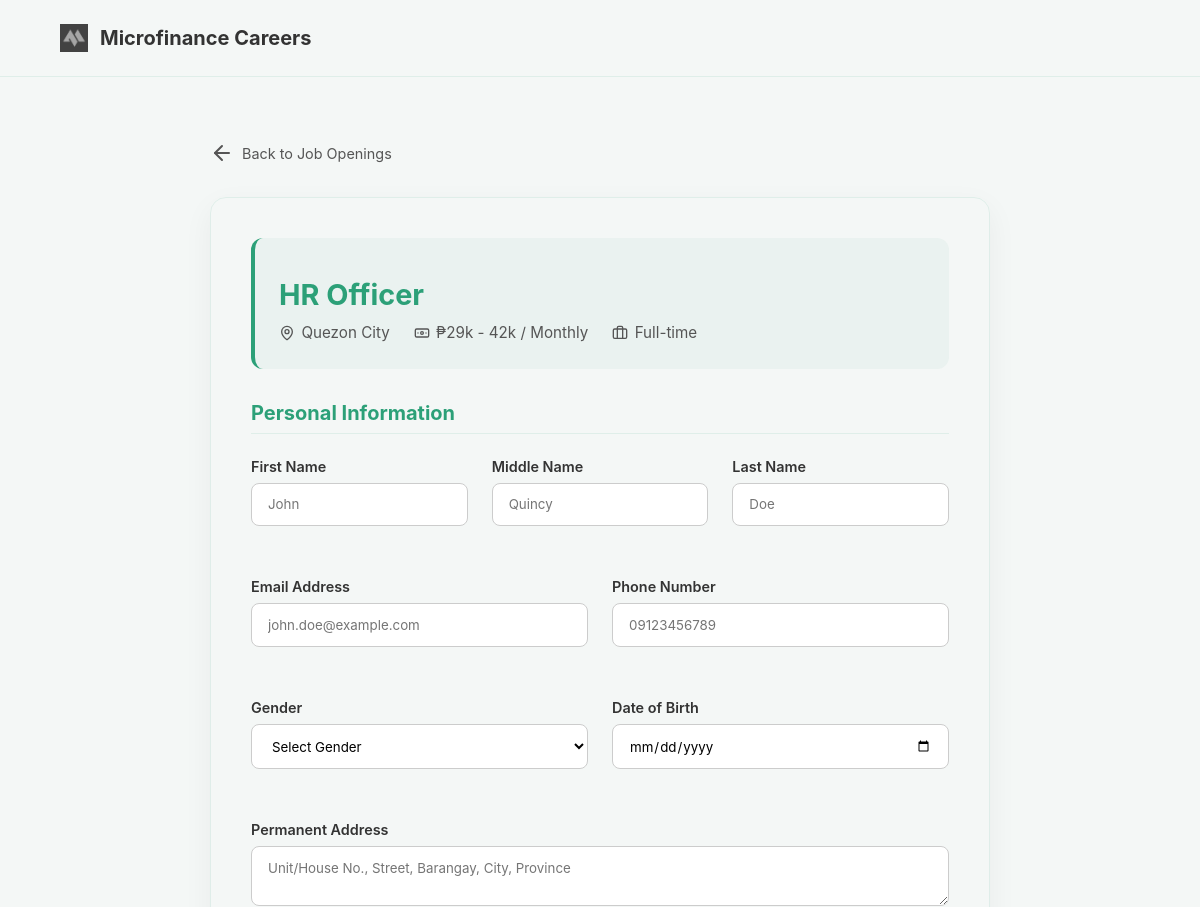
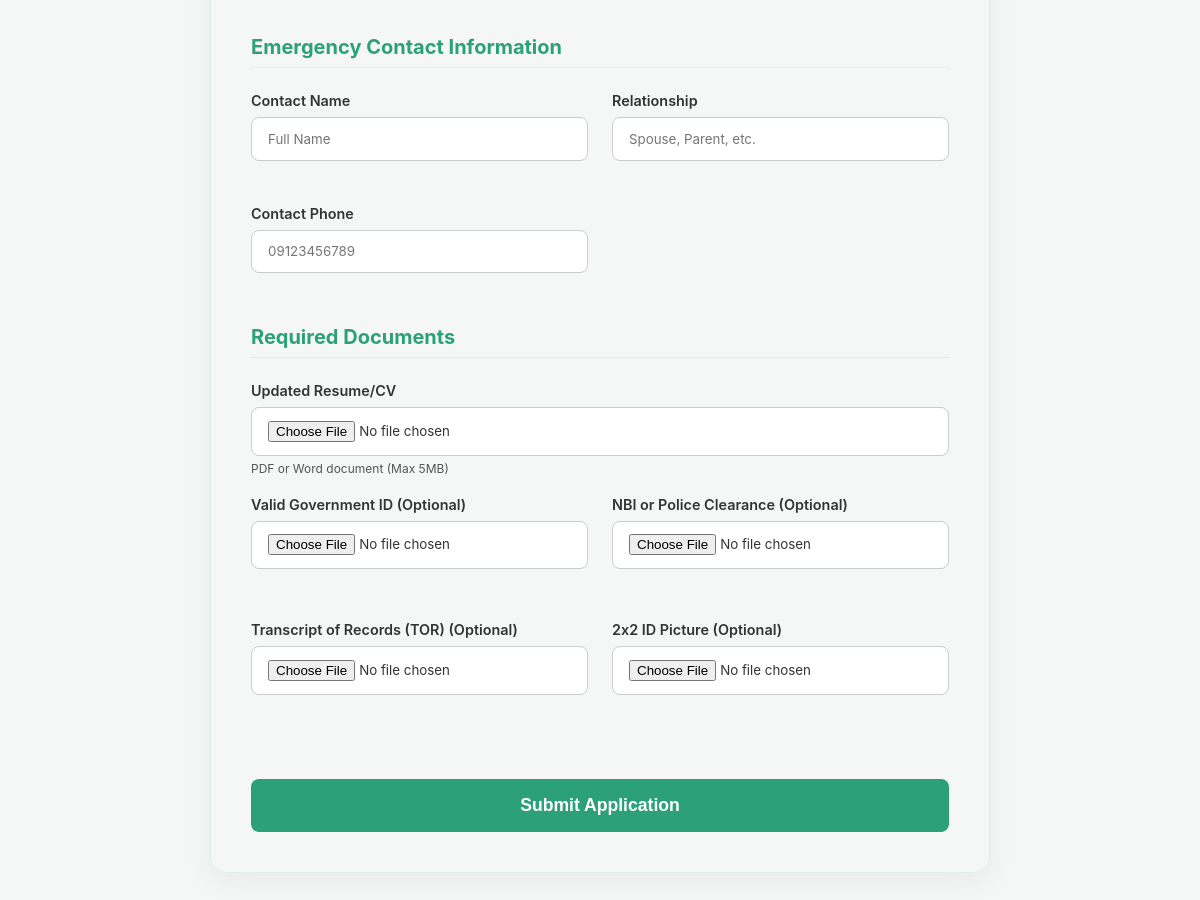
The app's page /apply.php?id=3 with its own data (2 pictures, top to bottom).
### tables this page shows
CREATE TABLE `job_postings` (
  `PostID` int(11) NOT NULL,
  `RequisitionID` int(11) NOT NULL,
  `Title` varchar(255) NOT NULL,
  `Department` varchar(100) DEFAULT NULL,
  `Location` varchar(100) DEFAULT 'Metro Manila',
  `JobType` enum('Full-time','Part-time','Contract','Temporary') DEFAULT 'Full-time',
  `SalaryType` varchar(50) DEFAULT NULL,
  `SalaryRange` varchar(100) DEFAULT NULL,
  `Category` enum('Technology','Design','Marketing','Human Resources','Finance','Operations') DEFAULT 'Operations',
  `Description` text DEFAULT NULL,
  `Responsibilities` text DEFAULT NULL,
  `Requirements` text DEFAULT NULL,
  `Status` enum('Live','Closed','Archived') DEFAULT 'Live',
  `CreatedAt` timestamp NOT NULL DEFAULT current_timestamp()
);

### apply.php (the view, shortened to what this page needs)
<?php
require_once 'config/config.php';
$postId = $_GET['id'] ?? null;
$stmt = $conn->prepare("SELECT * FROM job_postings WHERE PostID = ? AND Status = 'Live'");
$stmt->bind_param("i", $postId);
$stmt->execute();
$job = $stmt->get_result()->fetch_assoc();
?>
<!DOCTYPE html>
<html lang="en">
<head>
    <link rel="stylesheet" href="css/landing.css">
    <link rel="stylesheet" href="css/apply.css">
</head>
<body>
    <header style="padding: 1.5rem 5%; display: flex; justify-content: space-between; align-items: center; background: var(--surface); border-bottom: 1px solid var(--card-border);">
        <a href="jobposting.php" class="logo" style="text-decoration: none; display: flex; align-items: center; gap: 0.75rem; font-weight: 700; font-size: 1.25rem; color: var(--text-color-right-light);">
            <img src="img/logo.png" alt="Logo" style="width: 28px; height: 28px;">
            Microfinance Careers
        </a>
    </header>
    <main class="apply-container">
        <a href="jobposting.php" class="btn-back">
            <i data-lucide="arrow-left"></i> Back to Job Openings
        </a>
        <div class="apply-card">
            <div class="job-summary">
                <h1 style="font-size: 1.8rem; color: var(--brand-green); margin-bottom: 0.5rem;"><?php echo htmlspecialchars($job['Title']); ?></h1>
                <div style="display: flex; flex-wrap: wrap; gap: 1.5rem; color: var(--label-text-light); font-size: 0.95rem;">
                    <span style="display: flex; align-items: center; gap: 0.4rem;"><i data-lucide="map-pin" style="width: 16px;"></i> <?php echo htmlspecialchars($job['Location']); ?></span>
                    <span style="display: flex; align-items: center; gap: 0.4rem;"><i data-lucide="banknote" style="width: 16px;"></i> <?php echo htmlspecialchars($job['SalaryRange']); ?> / <?php echo htmlspecialchars($job['SalaryType']); ?></span>
                    <span style="display: flex; align-items: center; gap: 0.4rem;"><i data-lucide="briefcase" style="width: 16px;"></i> <?php echo htmlspecialchars($job['JobType']); ?></span>
                </div>
            </div>
            <form id="applyForm" enctype="multipart/form-data">
                <h3 class="form-section-title">Personal Information</h3>
                <div class="form-grid" style="grid-template-columns: 1fr 1fr 1fr;">
                    <div class="form-group">
                        <label>First Name</label>
                        <input type="text" name="first_name" required placeholder="John">
                    </div>
                    <div class="form-group">
                        <label>Middle Name</label>
                        <input type="text" name="middle_name" placeholder="Quincy">
                    </div>
                    <div class="form-group">
                        <label>Last Name</label>
                        <input type="text" name="last_name" required placeholder="Doe">
                    </div>
                </div>
                <div class="form-grid">
                    <div class="form-group">
                        <label>Email Address</label>
                        <input type="email" name="email" required placeholder="john.doe@example.com">
                    </div>
                    <div class="form-group">
                        <label>Phone Number</label>
                        <input type="tel" name="phone" required placeholder="09123456789">
                    </div>
                </div>
                <div class="form-grid">
                    <div class="form-group">
                        <label>Gender</label>
                        <select name="gender" required>
                            <option value="">Select Gender</option>
                        </select>
                    </div>
                    <div class="form-group">
                        <label>Date of Birth</label>
                        <input type="date" name="dob" required>
                    </div>
                </div>
                <div class="form-group">
                    <label>Permanent Address</label>
                    <textarea name="address" required rows="2" placeholder="Unit/House No., Street, Barangay, City, Province"></textarea>
                </div>
                <h3 class="form-section-title">Emergency Contact Information</h3>
                <div class="form-grid">
                    <div class="form-group">
                        <label>Contact Name</label>
                        <input type="text" name="emergency_name" required placeholder="Full Name">
                    </div>
                    <div class="form-group">
                        <label>Relationship</label>
                        <input type="text" name="emergency_relationship" required placeholder="Spouse, Parent, etc.">
                    </div>
                    <div class="form-group">
                        <label>Contact Phone</label>
                        <input type="tel" name="emergency_phone" required placeholder="09123456789">
                    </div>
                </div>
                <h3 class="form-section-title">Required Documents</h3>
                <div class="form-group">
                    <label>Updated Resume/CV</label>
                    <input type="file" name="resume" accept=".pdf,.doc,.docx" required>
                    <p class="file-upload-help">PDF or Word document (Max 5MB)</p>
                </div>
                <div class="form-grid">
                    <div class="form-group">
                        <label>Valid Government ID (Optional)</label>
                        <input type="file" name="gov_id" accept="image/*,.pdf">
                    </div>
                    <div class="form-group">
                        <label>NBI or Police Clearance (Optional)</label>
                        <input type="file" name="clearance" accept="image/*,.pdf">
                    </div>
                </div>
                <div class="form-grid">
                    <div class="form-group">
                        <label>Transcript of Records (TOR) (Optional)</label>
                        <input type="file" name="tor" accept="image/*,.pdf">
                    </div>
                    <div class="form-group">
                        <label>2x2 ID Picture (Optional)</label>
                        <input type="file" name="id_picture" accept="image/*">
                    </div>
                </div>
                <button type="submit" class="btn-submit" id="submitBtn">Submit Application</button>
            </form>
        </div>
    </main>
</body>
</html>

### css/landing.css (style rules this page uses)
* { margin: 0; padding: 0; box-sizing: border-box; }
:root { --brand-green: #2CA078; --brand-yellow: #ffc107; --button-hover: #4fb97a; --input-border: #cccccc; --background-right-light: #f4f7f6; --text-color-right-light: #333333; --input-bg-light: #ffffff; --label-text-light: #555555; }
body { font-family: -apple-system, BlinkMacSystemFont, 'Segoe UI', 'Roboto', 'Oxygen', 'Ubuntu', 'Cantarell', sans-serif; background-color: var(--background-right-light); color: var(--text-color-right-light); transition: background-color 0.3s ease, color 0.3s ease; overflow-x: hidden; }
.logo { font-size: 1.5rem; font-weight: 700; display: flex; align-items: center; gap: 0.5rem; }
h1 { font-size: 3.5rem; line-height: 1.2; margin: 1rem 0; max-width: 800px; }

### css/apply.css (style rules this page uses)
:root { --card-border: rgba(44, 160, 120, 0.1); }
.apply-container { padding: 4rem 5%; max-width: 900px; margin: 0 auto; }
.apply-card { background: var(--surface); border: 1px solid var(--card-border); border-radius: 16px; padding: 2.5rem; box-shadow: 0 10px 30px rgba(0, 0, 0, 0.05); }
.job-summary { background: rgba(44, 160, 120, 0.05); padding: 1.5rem; border-radius: 12px; margin-bottom: 2rem; border-left: 4px solid var(--brand-green); }
.form-grid { display: grid; grid-template-columns: repeat(auto-fit, minmax(250px, 1fr)); gap: 1.5rem; margin-bottom: 2rem; }
.form-section-title { margin: 2rem 0 1.5rem; border-bottom: 1px solid var(--card-border); padding-bottom: 0.5rem; color: var(--brand-green); font-size: 1.25rem; }
.form-group { margin-bottom: 1.25rem; }
.form-group label { display: block; font-size: 0.9rem; font-weight: 600; color: var(--text-color-right-light); margin-bottom: 0.5rem; }
.form-group input, .form-group select, .form-group textarea { width: 100%; padding: 0.8rem 1rem; border: 1px solid var(--input-border); border-radius: 8px; background: var(--input-bg-light); outline: none; transition: all 0.3s ease; font-family: inherit; }
.file-upload-help { font-size: 0.75rem; color: var(--label-text-light); margin-top: 0.3rem; }
.btn-submit { width: 100%; padding: 1rem; background: var(--brand-green); color: white; border: none; border-radius: 8px; font-weight: 700; cursor: pointer; font-size: 1.1rem; transition: all 0.3s ease; margin-top: 2rem; }
.btn-back { display: inline-flex; align-items: center; gap: 0.5rem; color: var(--label-text-light); text-decoration: none; font-size: 0.9rem; margin-bottom: 2rem; transition: color 0.3s ease; }

### records on screen
job_postings: Title "HR Officer", Location "Quezon City", SalaryRange "₱29k - 42k", SalaryType "Monthly", JobType "Full-time"
